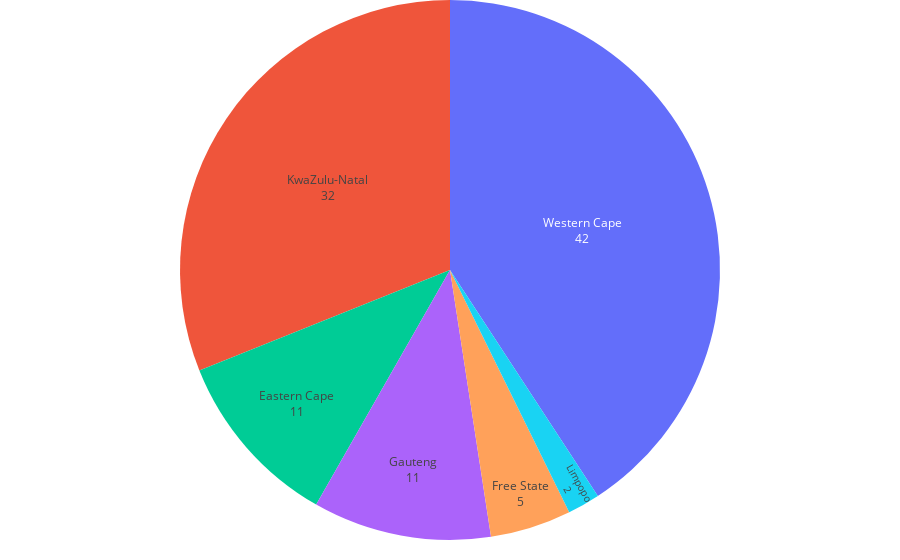

The notebook cell saved with this chart:
### Code cell
create_pie_chart(prov_deaths_totals_data, 'tot_deaths', 'province', 'tot_deaths_per_province.html')

### Figure 1 — Plotly figure (JSON) as saved in the notebook; plotly's stock layout.template omitted (floating-point values rounded to 4 significant figures)
{"data": [{"domain": {"x": [0, 1], "y": [0, 1]}, "hoverinfo": "label+percent", "hovertemplate": "%{label}<br>%{value}", "labels": ["Eastern Cape", "Free State", "Gauteng", "KwaZulu-Natal", "Limpopo", "Mpumalanga", "Northern Cape", "North West", "Western Cape", "Unknown"], "legendgroup": "", "name": "", "showlegend": true, "textinfo": "value+label", "textposition": "inside", "type": "pie", "values": [11, 5, 11, 32, 2, 0, 0, 0, 42, 0]}], "layout": {"legend": {"tracegroupgap": 0, "x": 0, "y": 1}, "margin": {"b": 20, "l": 0, "r": 0, "t": 0}, "showlegend": false}}
